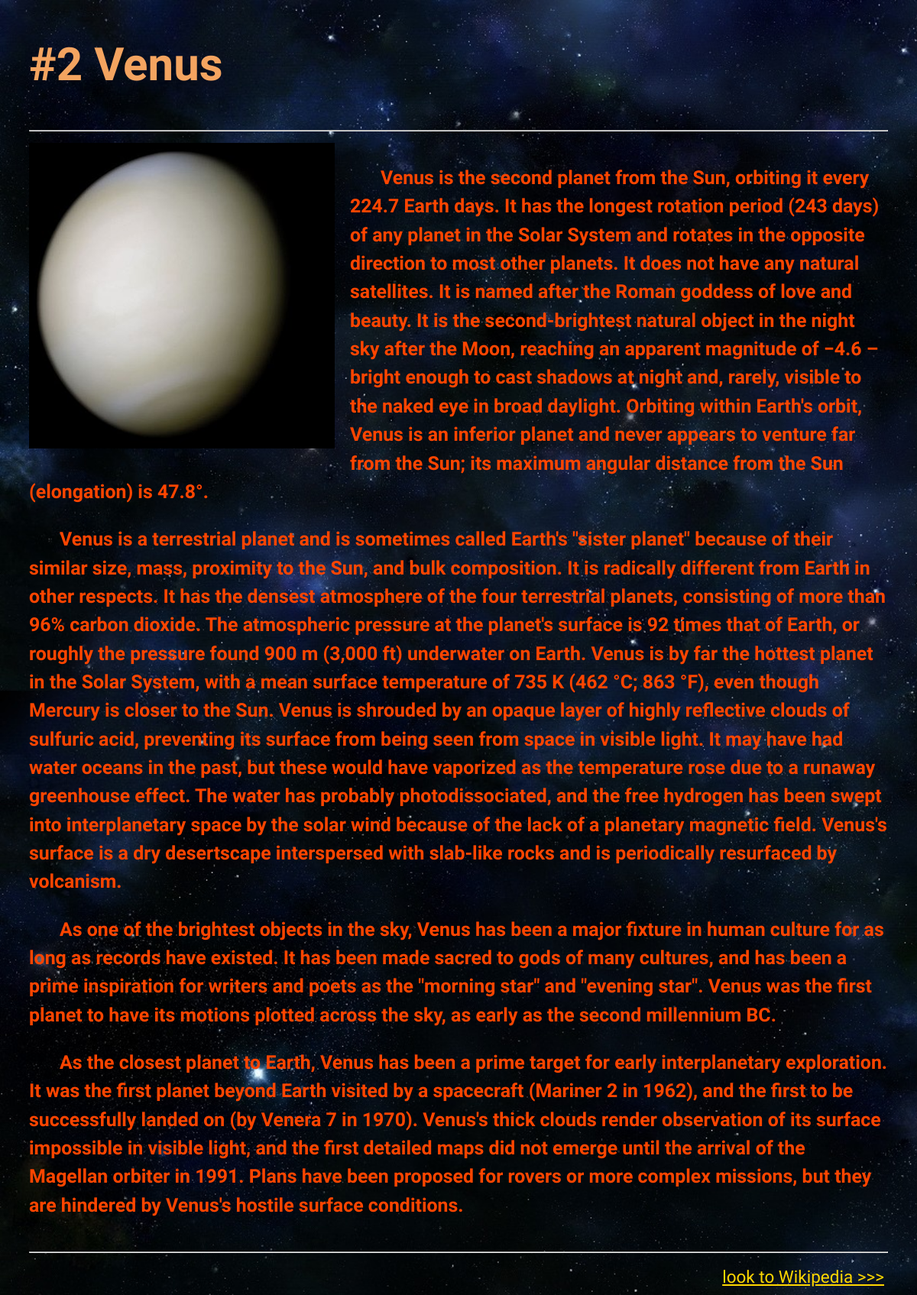
/planets/2/, run on the app's committed database.
### planets/models.py (models this page shows)
class CommonData(models.Model):
    image = models.ImageField(blank=True, null=True, upload_to='planets/images/')
    symbol = models.ImageField(blank=True, null=True, upload_to='planets/images/')
    escape_velocity = models.DecimalField(blank=True, null=True, max_digits=5, decimal_places=2, verbose_name='Escape velocity, km/s')
    surface_gravity = models.DecimalField(blank=True, null=True, max_digits=4, decimal_places=2, verbose_name='Surface gravity, g')
    orbital_period = models.TextField(blank=True)
    mean_radius_to_earth = models.DecimalField(blank=True, null=True, max_digits=5, decimal_places=2, verbose_name='Planet radius relative to an Earth')
    surface_pressure = models.DecimalField(blank=True, null=True, max_digits=5, decimal_places=2, verbose_name='Surface pressure, bar')
    discovery_date = models.DateField(null=True, blank=True)
    description = models.TextField(blank=True)
    wiki = models.URLField(blank=True)
    class Meta:
        abstract = True

class Planet(CommonData):
    number = models.PositiveSmallIntegerField(primary_key=True)
    name = models.CharField(max_length=30)
    planet_mass_to_earth = models.DecimalField(blank=True, null=True, max_digits=10, decimal_places=2, verbose_name='Planet mass relative to an Earth')
    orbital_speed = models.DecimalField(blank=True, null=True, max_digits=5, decimal_places=2, verbose_name='Average orbital speed, km/s')
    moons_quantity = models.PositiveSmallIntegerField(blank=True, default=0)
    rotation_period = models.TextField(blank=True)
    semi_major_axis = models.DecimalField(blank=True, null=True, max_digits=5, decimal_places=2, verbose_name='Semi major axis, AU')
    class Meta:
        ordering = ['number']
        verbose_name = 'planet'
        verbose_name_plural = 'planets'
    def __str__(self):
        return self.name

### planets/views.py (the view)
# urls.py: url(r'^(?P<number>[0-9]+)/$', views.planet_data, name='planet_data'),
def planet_data(request, number):
    planet = Planet.objects.get(pk=number)
    return render(request, 'planet_data.html', {'planet': planet, 'number': number})

### planets/templates/planet_data.html (shortened to what this page needs)
{% extends 'base_planets.html' %}
{% block planet_data %}
    <h1>#{{ number }} {{ planet }} </h1>
    <hr>
    {% if planet.image %}
        {% load staticfiles %}
        <img src="{{ planet.image.url }}" alt="{{ planet.name }}" width="400" title="{{ planet.name }}"/>
    {% endif %}
    <h5>{{ planet.description|safe }}</h5>
    <hr>
    <div class="page-footer" align="right">
        <a href="{{ planet.wiki }}">look to Wikipedia >>></a>
    </div>
{% endblock planet_data %}

### planets/static/style.css (style rules this page uses)
h1 { color: SandyBrown; }
a { color: OrangeRed; line-height: 1; }
body { background: url("planets_background.jpg"); background-repeat: no-repeat; background-attachment: fixed; background-position: left top; background-size: cover; padding-left: 30px; padding-right: 30px; font-family: 'Harmattan', sans-serif; color: OrangeRed; font-size: 30px; line-height: 1.5; }
p { text-indent: 40px; }
.page-footer { color: gold; margin-bottom: 10; padding: 5px 5px 5px 5px; line-height: 1; font-size: 0.75em; line-height: 0.75em; }
.page-footer a { color: gold; }
img { float: left; margin: 0px 20px 20px 0px; }

### data on the page
Planet: name "Venus", image (picture), description "Venus is the second planet from the Sun, orbiting it every 224.7 Earth days. It has the longest rotation period (243 days) of any planet in the Solar System and rotates in the opposite direction to most other planets. It does not have any natural satellites. It is named after the Roman goddess of love and beauty. It is the second-brightest natural object in the night sky after the Moon, reaching an apparent magnitude of −4.6 – bright enough to cast shadows at night and, rarely, visible to the naked eye in broad daylight. Orbiting within Earth's orbit, Venus is an inferior planet and never appears to venture far from the Sun; its maximum angular distance from the Sun (elongation) is 47.8°.…"

### other printed values
{{ number }} "2"
